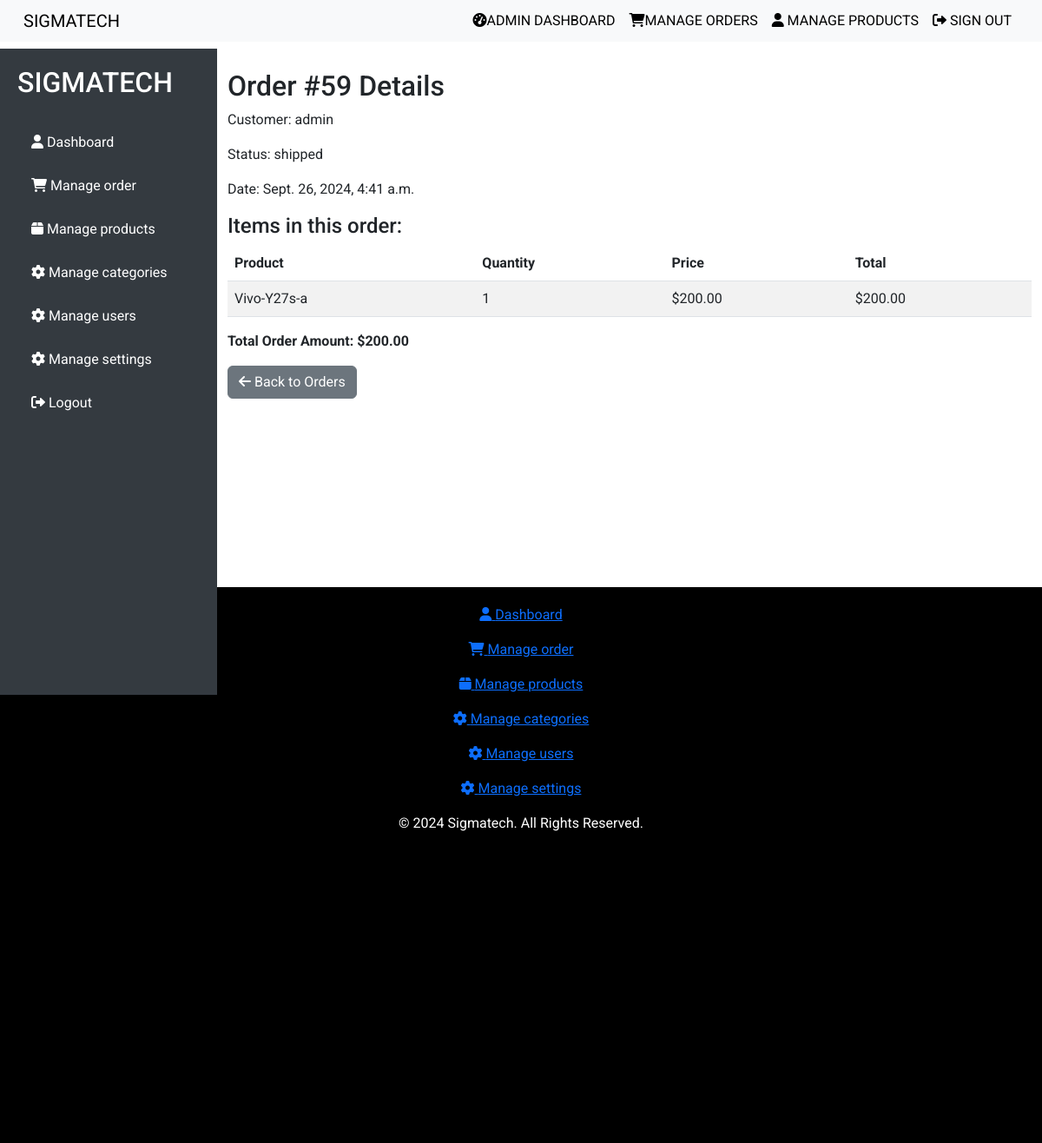
Page /admin_panel/order/59/ (signed in) on the committed database.
### order/models.py (models this page shows, shortened)
class Order(models.Model):
    STATUS_CHOICES = [
        ('pending', 'Pending'),
        ('processing', 'Processing'),
        ('shipped', 'Shipped'),
        ('delivered', 'Delivered'),
        ('canceled', 'Canceled'),
    ]
    user = models.ForeignKey(settings.AUTH_USER_MODEL, on_delete=models.CASCADE)
    cart = models.OneToOneField(Cart, on_delete=models.CASCADE)
    status = models.CharField(max_length=20, choices=STATUS_CHOICES, default='pending')
    created_at = models.DateTimeField(auto_now_add=True)
    updated_at = models.DateTimeField(auto_now=True)

class OrderItem(models.Model):
    order = models.ForeignKey(Order, related_name='items', on_delete=models.CASCADE)
    product = models.ForeignKey(Product, on_delete=models.CASCADE)
    quantity = models.PositiveIntegerField()
    price = models.DecimalField(max_digits=10, decimal_places=2)
    def total_price(self):
        return self.quantity * self.price

### product/models.py (models this page shows, shortened)
class Product(models.Model):
    name = models.CharField(max_length=100)
    price = models.DecimalField(max_digits=10, decimal_places=2)
    image = models.ImageField(upload_to='products/')
    category = models.ForeignKey(Category, on_delete=models.CASCADE)
    description = models.TextField(null=True)
    quantity = models.PositiveIntegerField(default=1)

### admin_panel/views.py (the view)
# urls.py: path('order/<int:order_id>/', admin_view_order, name='admin_view_order'),
@user_passes_test(admin_only)
def admin_view_order(request, order_id):
    order = get_object_or_404(Order, id=order_id)  # Fetch the specific order by ID
    order_items = order.items.all()  # Get all items related to the order
    total_price = sum(item.total_price() for item in order_items)
    print(total_price)
    context = {
        'order': order,
        'order_items': order_items,  # Pass order items to the template
        'total_price': total_price,  # Pass the total price to the template
    }
    return render(request, 'admin_panel/order_detail.html', context)

### admin_panel/views.py (called while the page is built)
def admin_only(user):
    return user.is_superuser

### admin_panel/templates/admin_panel/order_detail.html (shortened to what this page needs)
{% extends 'admin_panel/base1.html' %}
{% block content %}
<div class="container-fluid mt-4">
    <h2>Order #{{ order.id }} Details</h2>
    <p>Customer: {{ order.user.username }}</p>
    <p>Status: {{ order.status }}</p>
    <p>Date: {{ order.created_at }}</p>
    <h4>Items in this order:</h4>
    <table class="table table-striped">
        <thead>
            <tr>
                <th>Product</th>
                <th>Quantity</th>
                <th>Price</th>
                <th>Total</th>
            </tr>
        </thead>
        <tbody>
            {% for item in order_items %}
            <tr>
                <td>{{ item.product.name }}</td>
                <td>{{ item.quantity }}</td>
                <td>${{ item.price }}</td>
                <td>${{ item.total_price }}</td>
            </tr>
            {% endfor %}
        </tbody>
    </table>
    <p><strong>Total Order Amount: ${{ total_price }}</strong></p>
    <a href="{% url 'admin_panel:admin_manage_orders' %}" class="btn btn-secondary">
        <i class="fas fa-arrow-left"></i> Back to Orders
    </a>
</div>
{% endblock %}

### static/css/styles.css (style rules this page uses)
:root { --primary-color: #007bff; --secondary-color: #495057; --light-color: #f8f9fa; --dark-color: #343a40; }
body { display: flex; flex-direction: column; min-height: 75vh; font-family: 'Roboto', sans-serif; height: 100%; margin: 0; flex-direction: column; }
html, body { height: 100%; }

### static/css/admindashboard.css (style rules this page uses)
body { font-family: 'Roboto', sans-serif; margin: 0; padding: 0; min-height: 75vh; display: flex; flex-direction: column; height: 100%; display: flex; flex-direction: column; }

### rows in the picture
Order: id "59", user.username "admin", status "shipped", created_at "Sept. 26, 2024, 4:41 a.m."
OrderItem: product.name "Vivo-Y27s-a", quantity "1", price "200.00", total_price "200.00"

### other values in the picture
{{ total_price }} "200.00"
